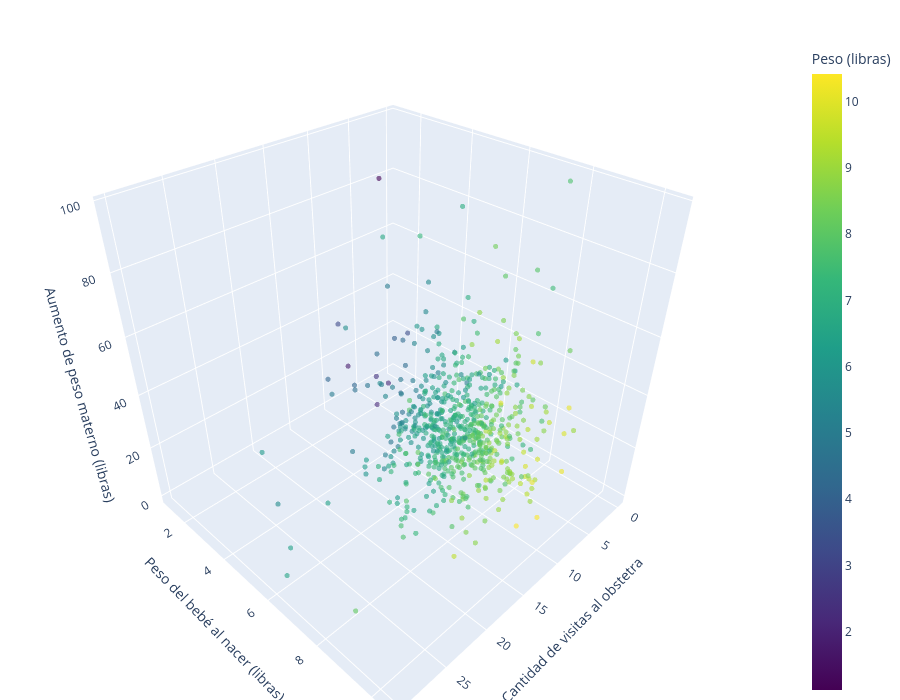

The code cell stored with this chart in its notebook:
### Code cell
grafico_3d_interactivo("visits", "gained")

### Figure 1 — Plotly figure (JSON) as saved in the notebook; plotly's stock layout.template omitted (floating-point values rounded to 4 significant figures; data arrays with more than 128 entries replaced by an {"elided": "..."} marker saying what was removed)
{"data": [{"hovertemplate": "visits=%{x}<br>weight=%{marker.color}<br>gained=%{z}<extra></extra>", "legendgroup": "", "marker": {"color": {"elided": "675 float values"}, "coloraxis": "coloraxis", "opacity": 0.6, "size": 3, "symbol": "circle"}, "mode": "markers", "name": "", "scene": "scene", "showlegend": false, "type": "scatter3d", "x": {"elided": "675 float values"}, "y": {"elided": "675 float values"}, "z": {"elided": "675 float values"}}], "layout": {"coloraxis": {"autocolorscale": false, "colorbar": {"title": {"text": "Peso (libras)"}}, "colorscale": [[0, "#440154"], [0.1111, "#482878"], [0.2222, "#3e4989"], [0.3333, "#31688e"], [0.4444, "#26828e"], [0.5556, "#1f9e89"], [0.6667, "#35b779"], [0.7778, "#6ece58"], [0.8889, "#b5de2b"], [1, "#fde725"]]}, "height": 700, "legend": {"tracegroupgap": 0}, "margin": {"b": 0, "l": 0, "r": 0, "t": 40}, "scene": {"domain": {"x": [0, 1], "y": [0, 1]}, "xaxis": {"title": {"text": "Cantidad de visitas al obstetra"}}, "yaxis": {"title": {"text": "Peso del bebé al nacer (libras)"}}, "zaxis": {"title": {"text": "Aumento de peso materno (libras)"}}}}}
